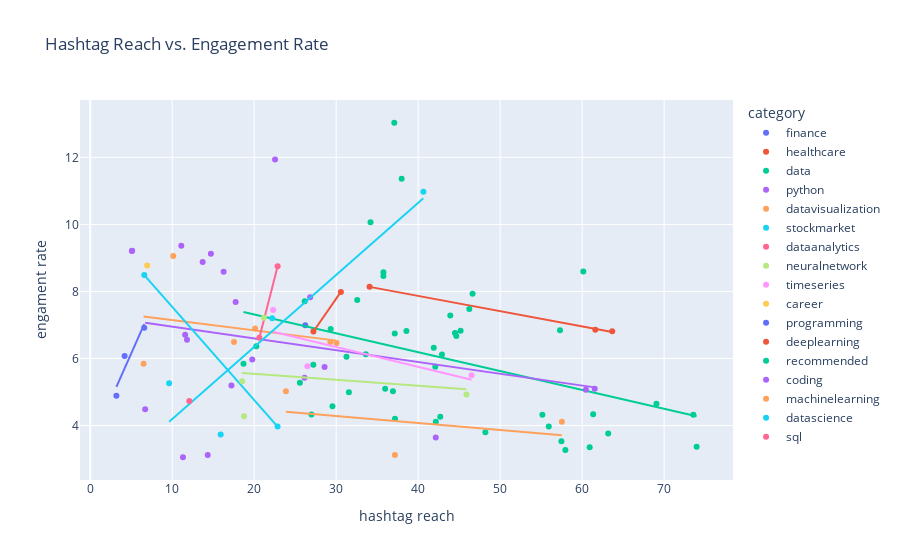

Notebook cell for this chart:
### Markdown cell above
here we can conclude that data has the most haschtag reaches

### Code cell
fig = plx.scatter(df, x="hashtag reach", y="engament rate", 
                 title="Hashtag Reach vs. Engagement Rate", 
                 color="category", trendline="ols")
fig.show()

### Figure 1 — Plotly figure (JSON) as saved in the notebook; plotly's stock layout.template omitted (floating-point values rounded to 4 significant figures)
{"data": [{"hovertemplate": "category=finance <br>hashtag reach=%{x}<br>engament rate=%{y}<extra></extra>", "legendgroup": "finance ", "marker": {"color": "#636efa", "symbol": "circle"}, "mode": "markers", "name": "finance ", "orientation": "v", "showlegend": true, "type": "scatter", "x": [26.22], "xaxis": "x", "y": [6.99], "yaxis": "y"}, {"hovertemplate": "category=finance <extra></extra>", "legendgroup": "finance ", "marker": {"color": "#636efa", "symbol": "circle"}, "mode": "lines", "name": "finance ", "showlegend": false, "type": "scatter", "xaxis": "x", "yaxis": "y"}, {"hovertemplate": "category=healthcare <br>hashtag reach=%{x}<br>engament rate=%{y}<extra></extra>", "legendgroup": "healthcare ", "marker": {"color": "#EF553B", "symbol": "circle"}, "mode": "markers", "name": "healthcare ", "orientation": "v", "showlegend": true, "type": "scatter", "x": [34.07, 63.67, 61.61], "xaxis": "x", "y": [8.139, 6.815, 6.861], "yaxis": "y"}, {"hovertemplate": "<b>OLS trendline</b><br>engament rate = -0.045448 * hashtag reach + 9.68559<br>R<sup>2</sup>=0.998987<br><br>category=healthcare <br>hashtag reach=%{x}<br>engament rate=%{y} <b>(trend)</b><extra></extra>", "legendgroup": "healthcare ", "marker": {"color": "#EF553B", "symbol": "circle"}, "mode": "lines", "name": "healthcare ", "showlegend": false, "type": "scatter", "x": [34.07, 61.61, 63.67], "xaxis": "x", "y": [8.137, 6.886, 6.792], "yaxis": "y"}, {"hovertemplate": "category=data <br>hashtag reach=%{x}<br>engament rate=%{y}<extra></extra>", "legendgroup": "data ", "marker": {"color": "#00cc96", "symbol": "circle"}, "mode": "markers", "name": "data ", "orientation": "v", "showlegend": true, "type": "scatter", "x": [29.54, 31.26, 29.33, 61.35, 55.93, 27.21, 55.15, 32.57, 25.57, 69.07, 44.65, 33.62, 31.55, 18.69, 37.14, 36.92, 73.57, 43.92, 20.26, 46.64, 26.16, 34.19, 60.15, 35.97, 46.24, 42.09, 60.92, 57.3, 37.17, 42.69, 42.15, 48.2, 57.96, 73.96, 35.76, 42.9, 35.76, 37.99, 37.09, 38.57, 63.18, 41.9, 26.98, 57.47], "xaxis": "x", "y": [4.576, 6.05, 6.883, 4.337, 3.972, 5.816, 4.32, 7.747, 5.274, 4.65, 6.668, 6.125, 4.994, 5.844, 6.742, 5.021, 4.321, 7.283, 6.365, 7.934, 7.709, 10.06, 8.592, 5.1, 7.478, 5.753, 3.352, 6.841, 4.198, 4.26, 4.11, 3.801, 3.266, 3.364, 8.57, 6.121, 8.46, 11.36, 13.03, 6.819, 3.762, 6.317, 4.328, 3.526], "yaxis": "y"}, {"hovertemplate": "<b>OLS trendline</b><br>engament rate = -0.0561824 * hashtag reach + 8.43427<br>R<sup>2</sup>=0.131897<br><br>category=data <br>hashtag reach=%{x}<br>engament rate=%{y} <b>(trend)</b><extra></extra>", "legendgroup": "data ", "marker": {"color": "#00cc96", "symbol": "circle"}, "mode": "lines", "name": "data ", "showlegend": false, "type": "scatter", "x": [18.69, 20.26, 25.57, 26.16, 26.98, 27.21, 29.33, 29.54, 31.26, 31.55, 32.57, 33.62, 34.19, 35.76, 35.76, 35.97, 36.92, 37.09, 37.14, 37.17, 37.99, 38.57, 41.9, 42.09, 42.15, 42.69, 42.9, 43.92, 44.65, 46.24, 46.64, 48.2, 55.15, 55.93, 57.3, 57.47, 57.96, 60.15, 60.92, 61.35, 63.18, 69.07, 73.57, 73.96], "xaxis": "x", "y": [7.384, 7.296, 6.998, 6.964, 6.919, 6.905, 6.787, 6.774, 6.678, 6.662, 6.604, 6.546, 6.513, 6.425, 6.425, 6.413, 6.36, 6.351, 6.347, 6.346, 6.3, 6.267, 6.08, 6.07, 6.066, 6.036, 6.024, 5.967, 5.925, 5.837, 5.814, 5.726, 5.336, 5.292, 5.215, 5.205, 5.178, 5.055, 5.011, 4.988, 4.885, 4.554, 4.301, 4.279], "yaxis": "y"}, {"hovertemplate": "category=python <br>hashtag reach=%{x}<br>engament rate=%{y}<extra></extra>", "legendgroup": "python ", "marker": {"color": "#ab63fa", "symbol": "circle"}, "mode": "markers", "name": "python ", "orientation": "v", "showlegend": true, "type": "scatter", "x": [13.71, 17.74, 26.83, 14.72, 17.22, 28.58, 16.27, 22.55, 61.54, 11.11, 11.58, 60.46, 42.15, 11.8, 26.14, 19.77, 14.33, 6.7, 11.31], "xaxis": "x", "y": [8.878, 7.681, 7.825, 9.122, 5.192, 5.747, 8.584, 11.94, 5.1, 9.365, 6.705, 5.067, 3.643, 6.561, 5.422, 5.967, 3.119, 4.485, 3.053], "yaxis": "y"}, {"hovertemplate": "<b>OLS trendline</b><br>engament rate = -0.035163 * hashtag reach + 7.30152<br>R<sup>2</sup>=0.054503<br><br>category=python <br>hashtag reach=%{x}<br>engament rate=%{y} <b>(trend)</b><extra></extra>", "legendgroup": "python ", "marker": {"color": "#ab63fa", "symbol": "circle"}, "mode": "lines", "name": "python ", "showlegend": false, "type": "scatter", "x": [6.7, 11.11, 11.31, 11.58, 11.8, 13.71, 14.33, 14.72, 16.27, 17.22, 17.74, 19.77, 22.55, 26.14, 26.83, 28.58, 42.15, 60.46, 61.54], "xaxis": "x", "y": [7.066, 6.911, 6.904, 6.894, 6.887, 6.819, 6.798, 6.784, 6.729, 6.696, 6.678, 6.607, 6.509, 6.382, 6.358, 6.296, 5.819, 5.176, 5.138], "yaxis": "y"}, {"hovertemplate": "category=datavisualization <br>hashtag reach=%{x}<br>engament rate=%{y}<extra></extra>", "legendgroup": "datavisualization ", "marker": {"color": "#FFA15A", "symbol": "circle"}, "mode": "markers", "name": "datavisualization ", "orientation": "v", "showlegend": true, "type": "scatter", "x": [10.13, 17.54, 20.11, 30.05, 29.28, 6.507], "xaxis": "x", "y": [9.055, 6.492, 6.896, 6.464, 6.494, 5.842], "yaxis": "y"}, {"hovertemplate": "<b>OLS trendline</b><br>engament rate = -0.0307191 * hashtag reach + 7.45554<br>R<sup>2</sup>=0.070017<br><br>category=datavisualization <br>hashtag reach=%{x}<br>engament rate=%{y} <b>(trend)</b><extra></extra>", "legendgroup": "datavisualization ", "marker": {"color": "#FFA15A", "symbol": "circle"}, "mode": "lines", "name": "datavisualization ", "showlegend": false, "type": "scatter", "x": [6.507, 10.13, 17.54, 20.11, 29.28, 30.05], "xaxis": "x", "y": [7.256, 7.144, 6.917, 6.838, 6.556, 6.533], "yaxis": "y"}, {"hovertemplate": "category=stockmarket <br>hashtag reach=%{x}<br>engament rate=%{y}<extra></extra>", "legendgroup": "stockmarket ", "marker": {"color": "#19d3f3", "symbol": "circle"}, "mode": "markers", "name": "stockmarket ", "orientation": "v", "showlegend": true, "type": "scatter", "x": [22.85, 6.592], "xaxis": "x", "y": [3.968, 8.489], "yaxis": "y"}, {"hovertemplate": "<b>OLS trendline</b><br>engament rate = -0.278004 * hashtag reach + 10.3214<br>R<sup>2</sup>=1.000000<br><br>category=stockmarket <br>hashtag reach=%{x}<br>engament rate=%{y} <b>(trend)</b><extra></extra>", "legendgroup": "stockmarket ", "marker": {"color": "#19d3f3", "symbol": "circle"}, "mode": "lines", "name": "stockmarket ", "showlegend": false, "type": "scatter", "x": [6.592, 22.85], "xaxis": "x", "y": [8.489, 3.968], "yaxis": "y"}, {"hovertemplate": "category=dataanalytics <br>hashtag reach=%{x}<br>engament rate=%{y}<extra></extra>", "legendgroup": "dataanalytics ", "marker": {"color": "#FF6692", "symbol": "circle"}, "mode": "markers", "name": "dataanalytics ", "orientation": "v", "showlegend": true, "type": "scatter", "x": [22.86, 20.63], "xaxis": "x", "y": [8.749, 6.617], "yaxis": "y"}, {"hovertemplate": "<b>OLS trendline</b><br>engament rate = 0.956184 * hashtag reach + -13.1088<br>R<sup>2</sup>=1.000000<br><br>category=dataanalytics <br>hashtag reach=%{x}<br>engament rate=%{y} <b>(trend)</b><extra></extra>", "legendgroup": "dataanalytics ", "marker": {"color": "#FF6692", "symbol": "circle"}, "mode": "lines", "name": "dataanalytics ", "showlegend": false, "type": "scatter", "x": [20.63, 22.86], "xaxis": "x", "y": [6.617, 8.749], "yaxis": "y"}, {"hovertemplate": "category=neuralnetwork <br>hashtag reach=%{x}<br>engament rate=%{y}<extra></extra>", "legendgroup": "neuralnetwork ", "marker": {"color": "#B6E880", "symbol": "circle"}, "mode": "markers", "name": "neuralnetwork ", "orientation": "v", "showlegend": true, "type": "scatter", "x": [18.53, 18.75, 45.89, 21.17], "xaxis": "x", "y": [5.32, 4.279, 4.928, 7.213], "yaxis": "y"}, {"hovertemplate": "<b>OLS trendline</b><br>engament rate = -0.0178772 * hashtag reach + 5.90129<br>R<sup>2</sup>=0.035344<br><br>category=neuralnetwork <br>hashtag reach=%{x}<br>engament rate=%{y} <b>(trend)</b><extra></extra>", "legendgroup": "neuralnetwork ", "marker": {"color": "#B6E880", "symbol": "circle"}, "mode": "lines", "name": "neuralnetwork ", "showlegend": false, "type": "scatter", "x": [18.53, 18.75, 21.17, 45.89], "xaxis": "x", "y": [5.57, 5.566, 5.523, 5.081], "yaxis": "y"}, {"hovertemplate": "category=timeseries <br>hashtag reach=%{x}<br>engament rate=%{y}<extra></extra>", "legendgroup": "timeseries ", "marker": {"color": "#FF97FF", "symbol": "circle"}, "mode": "markers", "name": "timeseries ", "orientation": "v", "showlegend": true, "type": "scatter", "x": [46.51, 22.31, 26.48], "xaxis": "x", "y": [5.5, 7.447, 5.771], "yaxis": "y"}, {"hovertemplate": "<b>OLS trendline</b><br>engament rate = -0.0593208 * hashtag reach + 8.12353<br>R<sup>2</sup>=0.529048<br><br>category=timeseries <br>hashtag reach=%{x}<br>engament rate=%{y} <b>(trend)</b><extra></extra>", "legendgroup": "timeseries ", "marker": {"color": "#FF97FF", "symbol": "circle"}, "mode": "lines", "name": "timeseries ", "showlegend": false, "type": "scatter", "x": [22.31, 26.48, 46.51], "xaxis": "x", "y": [6.8, 6.552, 5.365], "yaxis": "y"}, {"hovertemplate": "category=career <br>hashtag reach=%{x}<br>engament rate=%{y}<extra></extra>", "legendgroup": "career ", "marker": {"color": "#FECB52", "symbol": "circle"}, "mode": "markers", "name": "career ", "orientation": "v", "showlegend": true, "type": "scatter", "x": [6.947], "xaxis": "x", "y": [8.771], "yaxis": "y"}, {"hovertemplate": "category=career <extra></extra>", "legendgroup": "career ", "marker": {"color": "#FECB52", "symbol": "circle"}, "mode": "lines", "name": "career ", "showlegend": false, "type": "scatter", "xaxis": "x", "yaxis": "y"}, {"hovertemplate": "category=programming <br>hashtag reach=%{x}<br>engament rate=%{y}<extra></extra>", "legendgroup": "programming ", "marker": {"color": "#636efa", "symbol": "circle"}, "mode": "markers", "name": "programming ", "orientation": "v", "showlegend": true, "type": "scatter", "x": [6.586, 4.194, 3.192], "xaxis": "x", "y": [6.913, 6.074, 4.891], "yaxis": "y"}, {"hovertemplate": "<b>OLS trendline</b><br>engament rate = 0.551286 * hashtag reach + 3.39199<br>R<sup>2</sup>=0.895117<br><br>category=programming <br>hashtag reach=%{x}<br>engament rate=%{y} <b>(trend)</b><extra></extra>", "legendgroup": "programming ", "marker": {"color": "#636efa", "symbol": "circle"}, "mode": "lines", "name": "programming ", "showlegend": false, "type": "scatter", "x": [3.192, 4.194, 6.586], "xaxis": "x", "y": [5.152, 5.704, 7.023], "yaxis": "y"}, {"hovertemplate": "category=deeplearning <br>hashtag reach=%{x}<br>engament rate=%{y}<extra></extra>", "legendgroup": "deeplearning ", "marker": {"color": "#EF553B", "symbol": "circle"}, "mode": "markers", "name": "deeplearning ", "orientation": "v", "showlegend": true, "type": "scatter", "x": [27.23, 30.57], "xaxis": "x", "y": [6.806, 7.986], "yaxis": "y"}, {"hovertemplate": "<b>OLS trendline</b><br>engament rate = 0.35245 * hashtag reach + -2.78927<br>R<sup>2</sup>=1.000000<br><br>category=deeplearning <br>hashtag reach=%{x}<br>engament rate=%{y} <b>(trend)</b><extra></extra>", "legendgroup": "deeplearning ", "marker": {"color": "#EF553B", "symbol": "circle"}, "mode": "lines", "name": "deeplearning ", "showlegend": false, "type": "scatter", "x": [27.23, 30.57], "xaxis": "x", "y": [6.806, 7.986], "yaxis": "y"}, {"hovertemplate": "category=recommended <br>hashtag reach=%{x}<br>engament rate=%{y}<extra></extra>", "legendgroup": "recommended ", "marker": {"color": "#00cc96", "symbol": "circle"}, "mode": "markers", "name": "recommended ", "orientation": "v", "showlegend": true, "type": "scatter", "x": [45.18, 44.48], "xaxis": "x", "y": [6.83, 6.762], "yaxis": "y"}, {"hovertemplate": "<b>OLS trendline</b><br>engament rate = 0.0985698 * hashtag reach + 2.37679<br>R<sup>2</sup>=1.000000<br><br>category=recommended <br>hashtag reach=%{x}<br>engament rate=%{y} <b>(trend)</b><extra></extra>", "legendgroup": "recommended ", "marker": {"color": "#00cc96", "symbol": "circle"}, "mode": "lines", "name": "recommended ", "showlegend": false, "type": "scatter", "x": [44.48, 45.18], "xaxis": "x", "y": [6.762, 6.83], "yaxis": "y"}, {"hovertemplate": "category=coding <br>hashtag reach=%{x}<br>engament rate=%{y}<extra></extra>", "legendgroup": "coding ", "marker": {"color": "#ab63fa", "symbol": "circle"}, "mode": "markers", "name": "coding ", "orientation": "v", "showlegend": true, "type": "scatter", "x": [5.114, 5.075], "xaxis": "x", "y": [9.211, 9.207], "yaxis": "y"}, {"hovertemplate": "<b>OLS trendline</b><br>engament rate = 0.114024 * hashtag reach + 8.62822<br>R<sup>2</sup>=1.000000<br><br>category=coding <br>hashtag reach=%{x}<br>engament rate=%{y} <b>(trend)</b><extra></extra>", "legendgroup": "coding ", "marker": {"color": "#ab63fa", "symbol": "circle"}, "mode": "lines", "name": "coding ", "showlegend": false, "type": "scatter", "x": [5.075, 5.114], "xaxis": "x", "y": [9.207, 9.211], "yaxis": "y"}, {"hovertemplate": "category=machinelearning <br>hashtag reach=%{x}<br>engament rate=%{y}<extra></extra>", "legendgroup": "machinelearning ", "marker": {"color": "#FFA15A", "symbol": "circle"}, "mode": "markers", "name": "machinelearning ", "orientation": "v", "showlegend": true, "type": "scatter", "x": [57.53, 23.87, 37.16], "xaxis": "x", "y": [4.11, 5.025, 3.117], "yaxis": "y"}, {"hovertemplate": "<b>OLS trendline</b><br>engament rate = -0.0208331 * hashtag reach + 4.90737<br>R<sup>2</sup>=0.136909<br><br>category=machinelearning <br>hashtag reach=%{x}<br>engament rate=%{y} <b>(trend)</b><extra></extra>", "legendgroup": "machinelearning ", "marker": {"color": "#FFA15A", "symbol": "circle"}, "mode": "lines", "name": "machinelearning ", "showlegend": false, "type": "scatter", "x": [23.87, 37.16, 57.53], "xaxis": "x", "y": [4.41, 4.133, 3.709], "yaxis": "y"}, {"hovertemplate": "category=datascience <br>hashtag reach=%{x}<br>engament rate=%{y}<extra></extra>", "legendgroup": "datascience ", "marker": {"color": "#19d3f3", "symbol": "circle"}, "mode": "markers", "name": "datascience ", "orientation": "v", "showlegend": true, "type": "scatter", "x": [40.64, 15.91, 22.2, 9.625], "xaxis": "x", "y": [10.98, 3.733, 7.197, 5.264], "yaxis": "y"}, {"hovertemplate": "<b>OLS trendline</b><br>engament rate = 0.215085 * hashtag reach + 2.04099<br>R<sup>2</sup>=0.846573<br><br>category=datascience <br>hashtag reach=%{x}<br>engament rate=%{y} <b>(trend)</b><extra></extra>", "legendgroup": "datascience ", "marker": {"color": "#19d3f3", "symbol": "circle"}, "mode": "lines", "name": "datascience ", "showlegend": false, "type": "scatter", "x": [9.625, 15.91, 22.2, 40.64], "xaxis": "x", "y": [4.111, 5.463, 6.815, 10.78], "yaxis": "y"}, {"hovertemplate": "category=sql <br>hashtag reach=%{x}<br>engament rate=%{y}<extra></extra>", "legendgroup": "sql ", "marker": {"color": "#FF6692", "symbol": "circle"}, "mode": "markers", "name": "sql ", "orientation": "v", "showlegend": true, "type": "scatter", "x": [12.09], "xaxis": "x", "y": [4.731], "yaxis": "y"}, {"hovertemplate": "category=sql <extra></extra>", "legendgroup": "sql ", "marker": {"color": "#FF6692", "symbol": "circle"}, "mode": "lines", "name": "sql ", "showlegend": false, "type": "scatter", "xaxis": "x", "yaxis": "y"}], "layout": {"legend": {"title": {"text": "category"}, "tracegroupgap": 0}, "title": {"text": "Hashtag Reach vs. Engagement Rate"}, "xaxis": {"anchor": "y", "domain": [0, 1], "title": {"text": "hashtag reach"}}, "yaxis": {"anchor": "x", "domain": [0, 1], "title": {"text": "engament rate"}}}}
